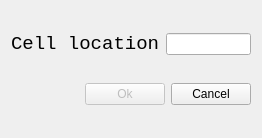
<?xml version="1.0" encoding="UTF-8"?>
<ui version="4.0">
 <class>GoToCell</class>
 <widget class="QDialog" name="GoToCell">
  <property name="geometry">
   <rect>
    <x>0</x>
    <y>0</y>
    <width>262</width>
    <height>138</height>
   </rect>
  </property>
  <property name="windowTitle">
   <string>Go to Cell</string>
  </property>
  <layout class="QVBoxLayout" name="verticalLayout">
   <item>
    <layout class="QHBoxLayout" name="horizontalLayout">
     <item>
      <widget class="QLabel" name="label_2">
       <property name="font">
        <font>
         <family>Consolas</family>
         <pointsize>14</pointsize>
        </font>
       </property>
       <property name="text">
        <string>Cell location</string>
       </property>
       <property name="buddy">
        <cstring>lineEdit</cstring>
       </property>
      </widget>
     </item>
     <item>
      <widget class="QLineEdit" name="lineEdit"/>
     </item>
    </layout>
   </item>
   <item>
    <layout class="QHBoxLayout" name="horizontalLayout_2">
     <item>
      <spacer name="horizontalSpacer">
       <property name="orientation">
        <enum>Qt::Horizontal</enum>
       </property>
       <property name="sizeHint" stdset="0">
        <size>
         <width>60</width>
         <height>20</height>
        </size>
       </property>
      </spacer>
     </item>
     <item>
      <widget class="QPushButton" name="okBtn">
       <property name="enabled">
        <bool>false</bool>
       </property>
       <property name="text">
        <string>Ok</string>
       </property>
       <property name="default">
        <bool>true</bool>
       </property>
      </widget>
     </item>
     <item>
      <widget class="QPushButton" name="cancelBtn">
       <property name="text">
        <string>Cancel</string>
       </property>
      </widget>
     </item>
    </layout>
   </item>
  </layout>
 </widget>
 <tabstops>
  <tabstop>lineEdit</tabstop>
  <tabstop>okBtn</tabstop>
  <tabstop>cancelBtn</tabstop>
 </tabstops>
 <resources/>
 <connections>
  <connection>
   <sender>cancelBtn</sender>
   <signal>clicked()</signal>
   <receiver>GoToCell</receiver>
   <slot>close()</slot>
   <hints>
    <hint type="sourcelabel">
     <x>239</x>
     <y>114</y>
    </hint>
    <hint type="destinationlabel">
     <x>149</x>
     <y>74</y>
    </hint>
   </hints>
  </connection>
 </connections>
</ui>
